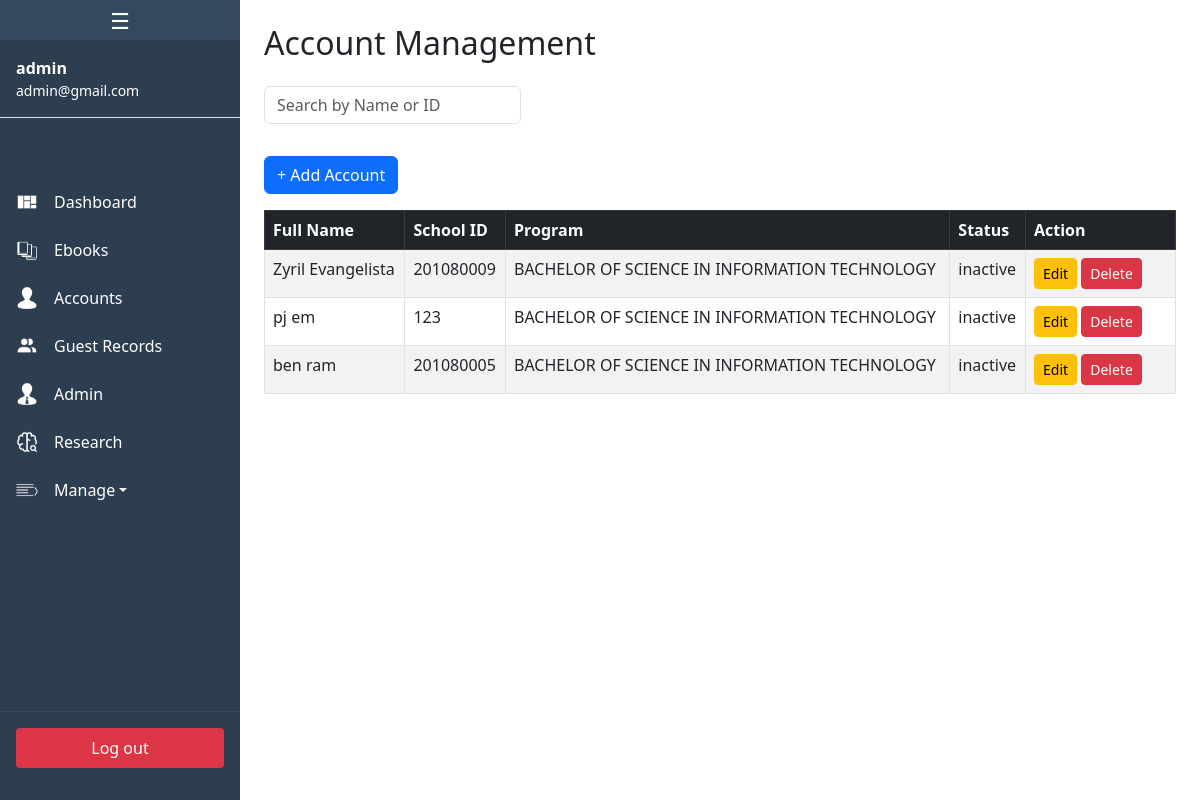
Page /tabs/admin/accounts.php (signed in) on the committed database.
### tables this page shows
CREATE TABLE `users` (
  `id` bigint(20) UNSIGNED NOT NULL,
  `username` varchar(255) NOT NULL,
  `email` varchar(255) NOT NULL,
  `email_verified_at` timestamp NULL DEFAULT NULL,
  `password` varchar(255) NOT NULL,
  `status` enum('inactive','active') NOT NULL,
  `remember_token` varchar(100) DEFAULT NULL,
  `created_at` timestamp NULL DEFAULT NULL,
  `updated_at` timestamp NULL DEFAULT NULL
);

CREATE TABLE `account` (
  `id` bigint(20) UNSIGNED NOT NULL,
  `firstname` varchar(100) DEFAULT NULL,
  `lastname` varchar(100) DEFAULT NULL,
  `credit` decimal(10,2) DEFAULT NULL,
  `loggedin` datetime DEFAULT NULL,
  `loggedout` datetime DEFAULT NULL,
  `schoolid` varchar(50) DEFAULT NULL,
  `program` varchar(255) DEFAULT NULL,
  `birthdate` date DEFAULT NULL,
  `status` enum('inactive','active') DEFAULT NULL,
  `created_at` timestamp NULL DEFAULT NULL,
  `updated_at` timestamp NULL DEFAULT NULL
);

### tabs/admin/accounts.php (the view, shortened to what this page needs)
<?php
include 'sidebar.php';
$search = "";
$where  = "";
$sql = "SELECT * FROM account $where ORDER BY created_at DESC";
$result = $conn->query($sql);
?>
<!DOCTYPE html>
<html lang="en">
<head>
    <link href="https://cdn.jsdelivr.net/npm/bootstrap@5.3.0/dist/css/bootstrap.min.css" rel="stylesheet">
</head>
<body>
<div id="main-content" class="p-4">
    <h2 class="mb-4">Account Management</h2>
    <div class="d-flex justify-content-between align-items-center mb-3">
        <form method="GET" class="d-flex" style="max-width:300px;">
            <input type="text" name="search" id="searchBox" class="form-control"
                   placeholder="Search by Name or ID"
                   value="<?= htmlspecialchars($search) ?>">
        </form>
    </div>
    <div class="d-flex justify-content-between align-items-center mb-3">
        <button type="button" class="btn btn-primary" data-bs-toggle="modal" data-bs-target="#createModal">
          + Add Account
        </button>
    </div>
    <table class="table table-bordered table-striped">
        <thead class="table-dark">
            <tr>
                <th>Full Name</th>
                <th>School ID</th>
                <th>Program</th>
                <th>Status</th>
                <th width="150">Action</th>
            </tr>
        </thead>
        <tbody>
            <?php if ($result->num_rows > 0): ?>
                <?php while($row = $result->fetch_assoc()): ?>
                <tr>
                    <td><?= htmlspecialchars($row['firstname'] . " " . $row['lastname']) ?></td>
                    <td><?= htmlspecialchars($row['schoolid']) ?></td>
                    <td><?= htmlspecialchars($row['program']) ?></td>
                    <td><?= htmlspecialchars($row['status']) ?></td>
                    <td>
                        <button class="btn btn-sm btn-warning" data-bs-toggle="modal" data-bs-target="#editModal<?= $row['id'] ?>">Edit</button>
                        <a href="accounts.php?delete=<?= $row['id'] ?>" onclick="return confirm('Delete this account?')" class="btn btn-sm btn-danger">Delete</a>
                    </td>
                </tr>
                <?php endwhile; ?>
            <?php else: ?>
                <tr><td colspan="5" class="text-center">No accounts found</td></tr>
            <?php endif; ?>
        </tbody>
    </table>
</div>
</body>
</html>

### tabs/admin/sidebar.php (shortened to what this page needs)
<?php
include '../../database/db_connect.php';
$user = null;
if (isset($_SESSION['user_id'])) {
    $stmt = $conn->prepare("SELECT * FROM users WHERE id=? LIMIT 1");
    $stmt->bind_param("i", $_SESSION['user_id']);
    $stmt->execute();
    $result = $stmt->get_result();
    $user = $result->fetch_assoc();
}
?>
<div id="sidebar" class="sidebar">
    <button id="toggleSidebar" class="toggle-btn" aria-label="Toggle Sidebar">☰</button>
    <?php if ($user): ?>
    <div class="account-info p-3 border-bottom">
        <strong><?= htmlspecialchars($user['username']) ?></strong><br>
        <small><?= htmlspecialchars($user['email']) ?></small>
    </div>
    <?php endif; ?>
    <ul class="menu">
        <li>
            <a href="dashboard.php">
                <img src="../../images/icons/dashboard.png" class="icon" alt="Dashboard">
                <span class="label">Dashboard</span>
            </a>
        </li>
        <li>
            <a href="ebooks.php">
                <img src="../../images/icons/Books.png" class="icon" alt="Ebooks">
                <span class="label">Ebooks</span>
            </a>
        </li>
        <li>
            <a href="accounts.php">
                <img src="../../images/icons/user_setup.png" class="icon" alt="Accounts">
                <span class="label">Accounts</span>
            </a>
        </li>
        <li>
            <a href="guest_record.php">
                <img src="../../images/icons/admin.png" class="icon" alt="Guests">
                <span class="label">Guest Records</span>
            </a>
        </li>
        <li>
            <a href="admin.php">
                <img src="../../images/icons/admin_setup.png" class="icon" alt="Guests">
                <span class="label">Admin</span>
            </a>
        </li>
        <li>
            <a href="research.php">
                <img src="../../images/icons/research.png" class="icon" alt="Research">
                <span class="label">Research</span>
            </a>
        </li>
        <li class="dropdown">
            <a href="#" class="dropdown-toggle">
                <img src="../../images/icons/Setup.png" class="icon" alt="Settings">
                <span class="label">Manage</span>
            </a>
        </li>
    </ul>
    <?php if ($user): ?>
    <div class="logout-section">
        <form method="POST">
            <button type="submit" name="logout" class="logout-btn">Log out</button>
        </form>
    </div>
    <?php endif; ?>
</div>

### tabs/admin/sidebar.php (style rules this page uses)
.sidebar { position: fixed; top: 0; left: 0; height: 100vh; width: 240px; background-color: #2c3e50; color: white; display: flex; flex-direction: column; transition: width 0.3s ease; z-index: 1000; overflow-y: auto; }
.toggle-btn { background: #1a252f; border: none; color: white; font-size: 22px; width: 100%; height: 40px; cursor: pointer; display: flex; align-items: center; justify-content: center; }
.menu { list-style: none; padding: 60px 0 0 0; margin: 0; flex-grow: 1; }
.menu li { margin: 0; }
.menu a { display: flex; align-items: center; padding: 0.75rem 1rem; text-decoration: none; color: white; transition: background 0.2s ease; white-space: nowrap; }
.icon { width: 22px; height: 22px; filter: brightness(0) invert(1); flex-shrink: 0; }
.label { margin-left: 1rem; transition: opacity 0.2s ease, margin 0.2s ease; opacity: 1; }
.logout-section { padding: 1rem; border-top: 1px solid #34495e; }
.logout-btn { width: 100%; background-color: #dc3545; border: none; padding: 8px 0; border-radius: 4px; color: white; cursor: pointer; transition: background-color 0.2s; }

### rows in the picture
users: username "admin", email "admin@gmail.com"
account: firstname+lastname "Zyril Evangelista", schoolid "201080009", program "BACHELOR OF SCIENCE IN INFORMATION TECHNOLOGY", status "inactive"
account: firstname+lastname "pj em", schoolid "123", program "BACHELOR OF SCIENCE IN INFORMATION TECHNOLOGY", status "inactive"
account: firstname+lastname "ben ram", schoolid "201080005", program "BACHELOR OF SCIENCE IN INFORMATION TECHNOLOGY", status "inactive"
